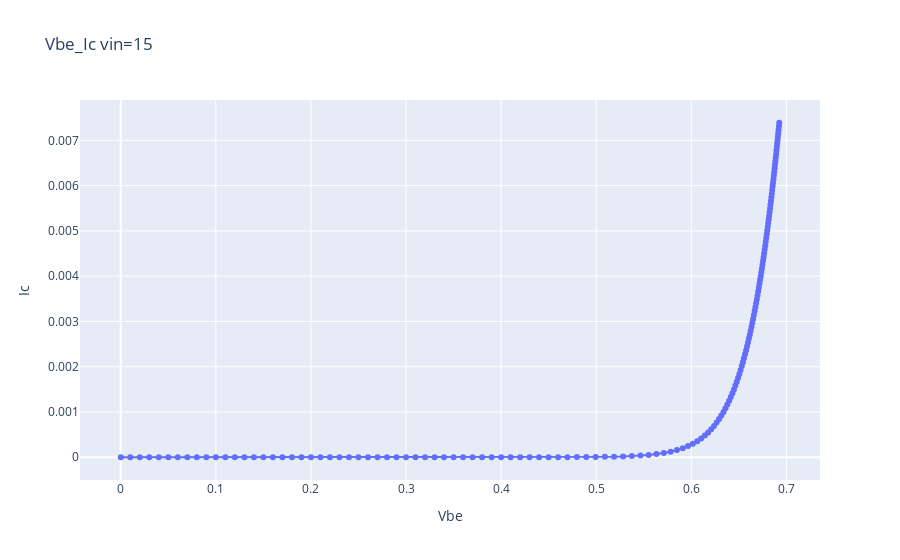
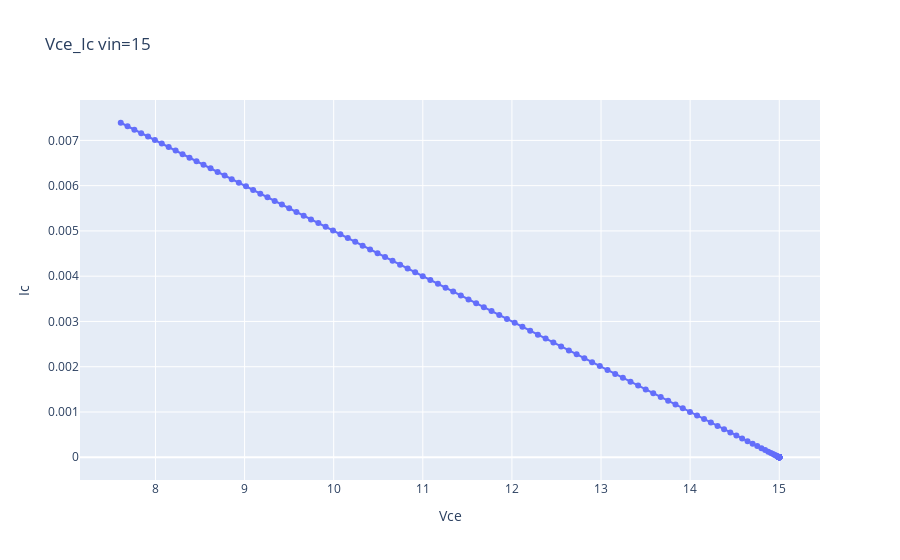
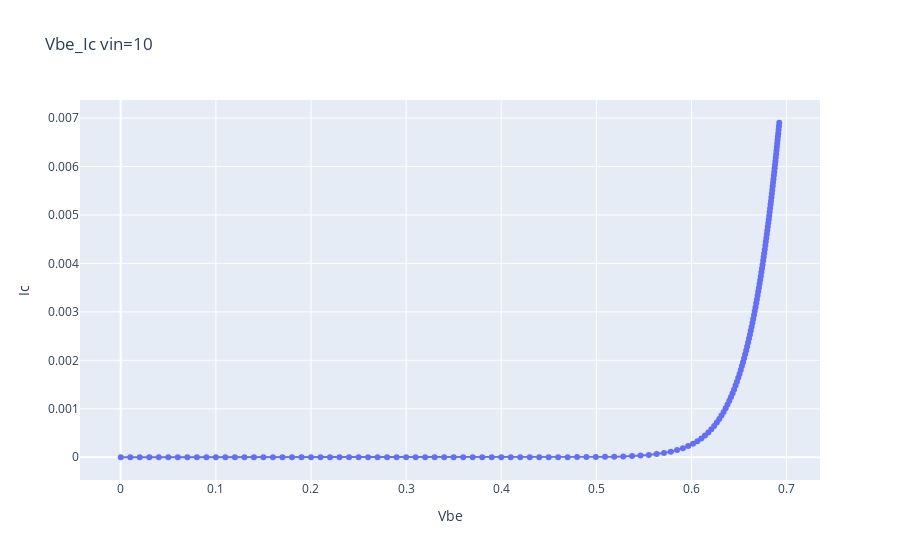
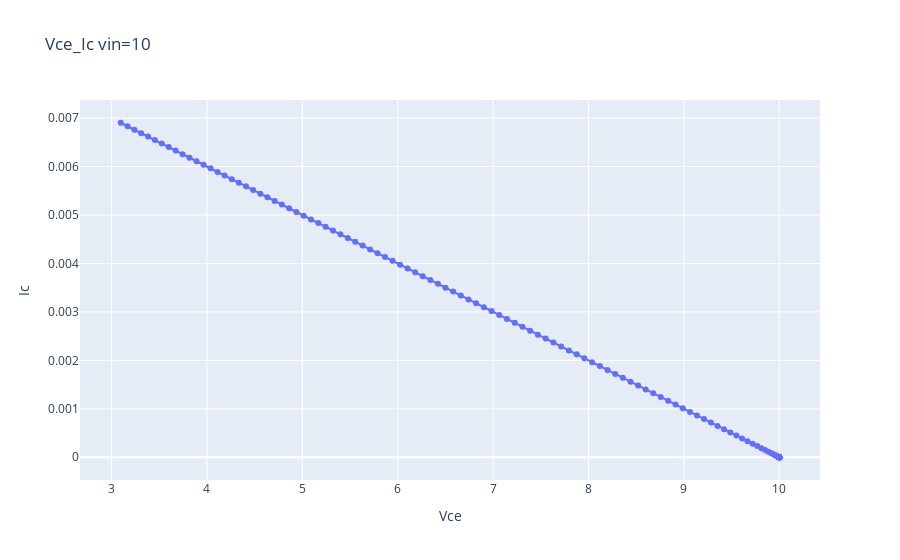

These figures' notebook cell, in order:
### Code cell
draw_Vbe_Ic(data_15,15)
draw_Vce_Ic(data_15,15)
draw_Vbe_Ic(data_10,10)
draw_Vce_Ic(data_10,10)
draw_Vbe_Ic(data_8,8)
draw_Vce_Ic(data_8,8)
draw_Vbe_Ic(data_6,6)
draw_Vce_Ic(data_6,6)
draw_Vbe_Ic(data_5,5)
draw_Vce_Ic(data_5,5)
draw_Vbe_Ic(data_4,4)
draw_Vce_Ic(data_4,4)
draw_Vbe_Ic(data_3,3)
draw_Vce_Ic(data_3,3)
draw_Vbe_Ic(data_2,2)
draw_Vce_Ic(data_2,2)
draw_Vbe_Ic(data_1,1)
draw_Vce_Ic(data_1,1)

### Figure 1 — Plotly figure (JSON) as saved in the notebook; plotly's stock layout.template omitted (floating-point values rounded to 4 significant figures; data arrays with more than 128 entries replaced by an {"elided": "..."} marker saying what was removed)
{"data": [{"mode": "lines+markers", "name": "Vbe_Ic", "type": "scatter", "x": {"elided": "151 float values"}, "y": {"elided": "151 float values"}}], "layout": {"title": {"text": "Vbe_Ic vin=15"}, "xaxis": {"title": {"text": "Vbe"}}, "yaxis": {"title": {"text": "Ic"}}}}

### Figure 2 — Plotly figure (JSON) as saved in the notebook; plotly's stock layout.template omitted (floating-point values rounded to 4 significant figures; data arrays with more than 128 entries replaced by an {"elided": "..."} marker saying what was removed)
{"data": [{"mode": "lines+markers", "name": "Vbe_Ic", "type": "scatter", "x": {"elided": "151 float values"}, "y": {"elided": "151 float values"}}], "layout": {"title": {"text": "Vce_Ic vin=15"}, "xaxis": {"title": {"text": "Vce"}}, "yaxis": {"title": {"text": "Ic"}}}}

### Figure 3 — Plotly figure (JSON) as saved in the notebook; plotly's stock layout.template omitted (floating-point values rounded to 4 significant figures; data arrays with more than 128 entries replaced by an {"elided": "..."} marker saying what was removed)
{"data": [{"mode": "lines+markers", "name": "Vbe_Ic", "type": "scatter", "x": {"elided": "151 float values"}, "y": {"elided": "151 float values"}}], "layout": {"title": {"text": "Vbe_Ic vin=10"}, "xaxis": {"title": {"text": "Vbe"}}, "yaxis": {"title": {"text": "Ic"}}}}

### Figure 4 — Plotly figure (JSON) as saved in the notebook; plotly's stock layout.template omitted (floating-point values rounded to 4 significant figures; data arrays with more than 128 entries replaced by an {"elided": "..."} marker saying what was removed)
{"data": [{"mode": "lines+markers", "name": "Vbe_Ic", "type": "scatter", "x": {"elided": "151 float values"}, "y": {"elided": "151 float values"}}], "layout": {"title": {"text": "Vce_Ic vin=10"}, "xaxis": {"title": {"text": "Vce"}}, "yaxis": {"title": {"text": "Ic"}}}}
